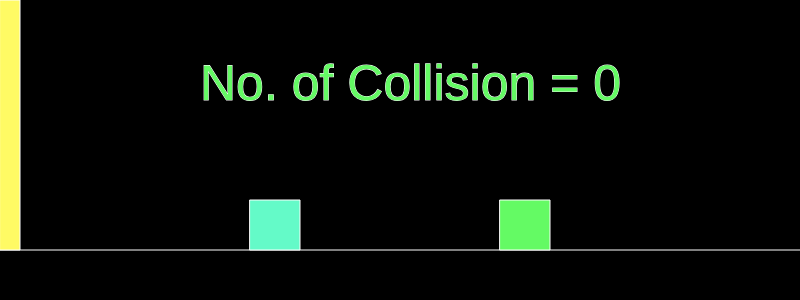
Frame 1 (no input)
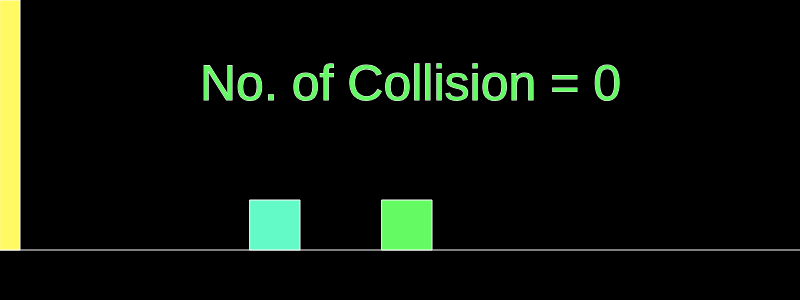
Frame 60 (no input)
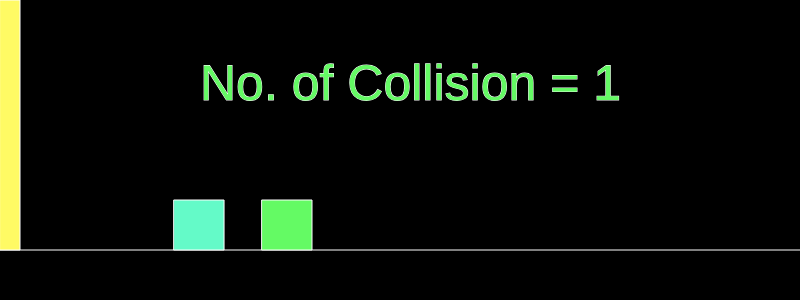
Frame 120 (the mouse pressed at the canvas centre since frame 60)

The p5.js sketch that drew these frames (run headless with seeded random() and noise() and a simulated clock; from frame 60 on, the mouse is pressed at the canvas centre):

// p5.js sketch
// ── sketch.js
let CollisionCount=0;
let CollisionState = false;
class Block {
    constructor(mass, width, height, Xposition, velocity)
    {
        this.mass = mass;
        this.width = width;
        this.height = height;
        this.Xposition = Xposition;
        this.velocity = velocity;
    }
}
let Block1 = new Block(1,50,50,250,0);
let Block2 = new Block(10000,50,50,500,-2);
let Nloop = Block2.mass /(100* Block1.mass);

function collisionBlocks(){
    if( Block1.Xposition + Block1.width >= Block2.Xposition){
        CollisionState = true;
        //Conservation Equation
        let Initialv1 = Block1.velocity, Initialv2 = Block2.velocity;
        Block1.velocity = (Block1.mass - Block2.mass)/(Block1.mass + Block2.mass)*Initialv1 + (2*Block2.mass)/(Block1.mass + Block2.mass)*Initialv2;

        Block2.velocity = (Block2.mass - Block1.mass)/(Block1.mass + Block2.mass)*Initialv2 + (2*Block1.mass)/(Block1.mass + Block2.mass)*Initialv1;
    }
}

function collisionWall(){
    if( Block1.Xposition <= 20){
        CollisionState = true;
        Block1.velocity *= -1;
    }
}

function setup(){
    createCanvas(800,300);
    stroke(255);
}
function draw (){
    background(0);

    line(0,250,800,250);

    fill(255,250,100);
    rect(0,0,20,250);

    fill(100,250,200);
    rect(Block1.Xposition,200,Block1.width,Block1.height);

    fill(100,250,100);
    rect(Block2.Xposition,200,Block2.width,Block2.height);

    for(let i=0; i<floor(Nloop) + 1; i++){

        collisionBlocks();
        collisionWall();
        
        Block1.Xposition += Block1.velocity /( floor(Nloop) +1);
        Block2.Xposition += Block2.velocity /( floor(Nloop) +1) ;
    
    if(CollisionState == true){
        CollisionCount++;
        CollisionState = false;
    }
    }
        
    textSize(50);
    text("No. of Collision = " + CollisionCount,200,100);
    
        
    
}
